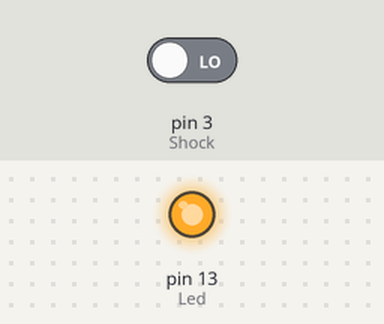
This sketch was run on a simulated Arduino Uno, built with avr-gcc and run on an emulated ATmega328P. On the bench: output pins drawn as LEDs (lit = HIGH). The test bench sets the inputs (shaded band); at power-on: pin 3 (Shock) LOW.

Above: at 1.2 s.
1.3 s: pin 3 (Shock) driven HIGH
At 2.3 s:
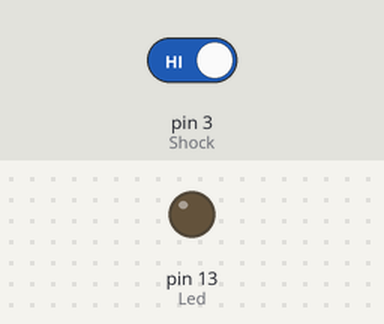
2.8 s: pin 3 (Shock) driven LOW
At 3.4 s:
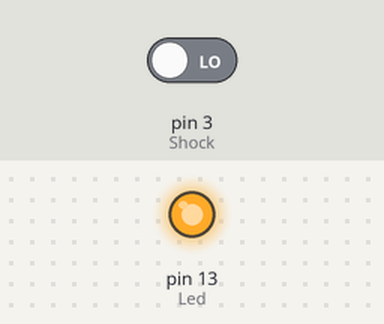
Timing chart, 0 to 5.8 s (numbered marks = the images above; inputs shaded):
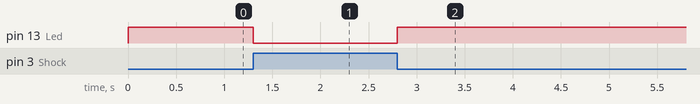

The sketch:

SFKneo-05_KnockSensor.ino
```cpp
int Led = 13 ;
int Shock = 3 ;
int val ;

void setup (){
  Serial.begin(115200);
  pinMode (Led, OUTPUT) ;
  pinMode (Shock, INPUT) ;
}

void loop (){
  val = digitalRead (Shock) ;

  if (val == HIGH) {
    digitalWrite (Led, LOW);
  }
  else{
    digitalWrite (Led, HIGH);
  }
}
```

Measured:
- after the input at 1.3 s, pin 13 (Led): HIGH → LOW at once
- after the input at 2.8 s, pin 13 (Led): LOW → HIGH at once
